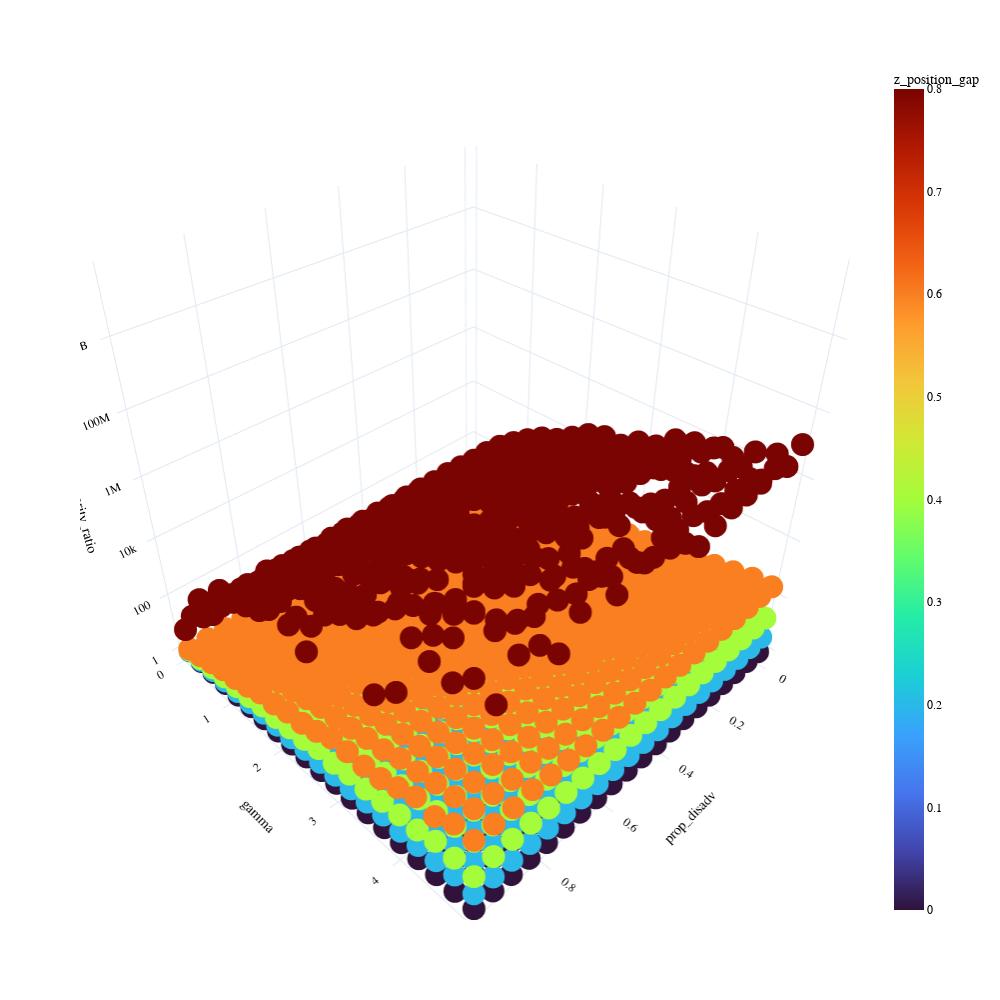

Notebook cell for this chart:
### Code cell
from core.visualization.base_plots import create_3d_scatter
import plotly.express as px

# plot_df = simulation_results[simulation_results['min_rate']==200]
plot_df = simulation_results[simulation_results['min_rate']==0]

fig = create_3d_scatter(plot_df, 
                  x_col='prop_disadv',
                  y_col='gamma',
                  z_col='disparity_ratio',
                  color_col='z_position_gap',
                  color_continuous_scale='Turbo',
                  hover_data=plot_df.columns.tolist(),
                  log_z=True,
                  height=1000,
                  width=1000
                  )

fig.show()

### Figure 1 — Plotly figure (JSON) as saved in the notebook; plotly's stock layout.template omitted (floating-point values rounded to 4 significant figures; data arrays with more than 128 entries replaced by an {"elided": "..."} marker saying what was removed)
{"data": [{"customdata": {"elided": "2000x21 mixed values"}, "hovertemplate": "prop_disadv=%{x}<br>gamma=%{y}<br>disparity_ratio=%{z}<br>p=%{customdata[0]}<br>mu_disadv=%{customdata[1]}<br>z_position_gap=%{marker.color}<br>c_disadv=%{customdata[3]}<br>c_adv=%{customdata[4]}<br>sample_size=%{customdata[5]}<br>normalized=%{customdata[6]}<br>target_avg_rate=%{customdata[7]}<br>min_rate=%{customdata[8]}<br>pop_avg=%{customdata[9]}<br>rate_adv=%{customdata[10]}<br>rate_disadv=%{customdata[11]}<br>rate_difference=%{customdata[12]}<br>normalized_disparity_index=%{customdata[13]}<br>odds_ratio=%{customdata[14]}<br>disadv_delta_from_avg=%{customdata[15]}<br>adv_delta_from_avg=%{customdata[16]}<br>disadv_delta_from_avg_percent=%{customdata[17]}<br>adv_delta_from_avg_percent=%{customdata[18]}<br>disparity_ratio_rounded=%{customdata[19]}<br>disparity_ratio_label=%{customdata[20]}<extra></extra>", "legendgroup": "", "marker": {"color": {"elided": "2000 float values"}, "coloraxis": "coloraxis", "symbol": "circle"}, "mode": "markers", "name": "", "scene": "scene", "showlegend": false, "type": "scatter3d", "x": {"elided": "2000 float values"}, "y": {"elided": "2000 float values"}, "z": {"elided": "2000 float values"}}], "layout": {"coloraxis": {"colorbar": {"title": {"text": "z_position_gap"}}, "colorscale": [[0, "#30123b"], [0.07143, "#4145ab"], [0.1429, "#4675ed"], [0.2143, "#39a2fc"], [0.2857, "#1bcfd4"], [0.3571, "#24eca6"], [0.4286, "#61fc6c"], [0.5, "#a4fc3b"], [0.5714, "#d1e834"], [0.6429, "#f3c63a"], [0.7143, "#fe9b2d"], [0.7857, "#f36315"], [0.8571, "#d93806"], [0.9286, "#b11901"], [1, "#7a0402"]]}, "font": {"color": "black", "family": "Times New Roman", "size": 12}, "height": 1000, "legend": {"orientation": "h", "title": {"font": {"size": 12}, "side": "top"}, "tracegroupgap": 0, "x": 0.5, "xanchor": "center", "y": -0.2, "yanchor": "bottom"}, "margin": {"t": 60}, "paper_bgcolor": "rgba(0,0,0,0)", "plot_bgcolor": "rgba(0,0,0,0)", "scene": {"domain": {"x": [0, 1], "y": [0, 1]}, "xaxis": {"title": {"text": "prop_disadv"}}, "yaxis": {"title": {"text": "gamma"}}, "zaxis": {"title": {"text": "disparity_ratio"}, "type": "log"}}, "title": {"font": {"size": 16}, "x": 0.5, "xanchor": "center"}, "width": 1000}}
